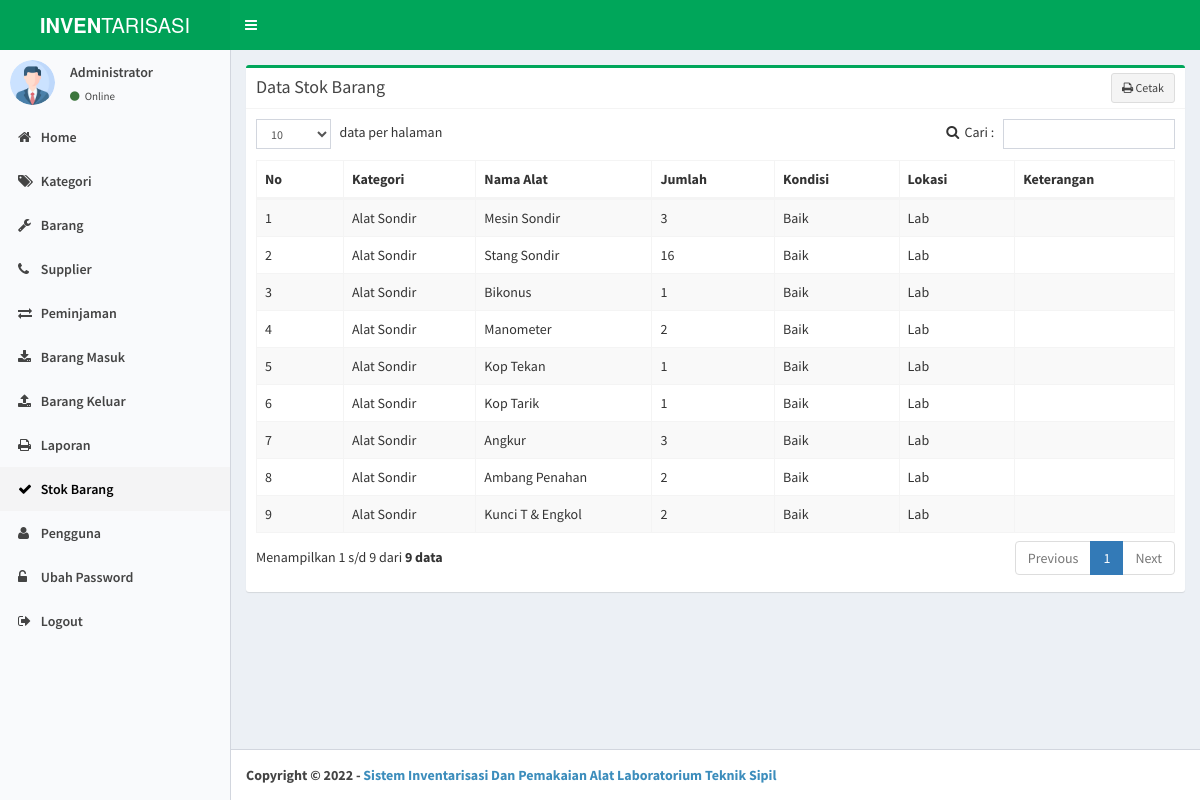
The app's page /index.php?page=stok (signed in) with its own data.
### tables this page shows
CREATE TABLE `barang` (
  `id_barang` int(11) NOT NULL,
  `id_kategori` int(11) DEFAULT NULL,
  `nama_alat` varchar(50) NOT NULL,
  `jumlah_alat` int(11) NOT NULL,
  `kondisi` varchar(30) NOT NULL,
  `lokasi` varchar(30) NOT NULL,
  `keterangan` varchar(100) NOT NULL
);

CREATE TABLE `kategori` (
  `id_kategori` int(11) NOT NULL,
  `nama_kategori` varchar(50) NOT NULL
);

### stok.php (the view, shortened to what this page needs)
<?php
$link_cetak = 'stok_cetak.php';
$list_data = '';
$q = "select * from barang left join kategori on barang.id_kategori=kategori.id_kategori order by id_barang";
$q = mysqli_query($con, $q);
if (mysqli_num_rows($q) > 0) {
    while ($r = mysqli_fetch_array($q)) {
        $list_data .= '
		<tr>
            <td></td>
            <td>' . $r['nama_kategori'] . '</td>
            <td>' . $r['nama_alat'] . '</td>
            <td>' . $r['jumlah_alat'] . '</td>
            <td>' . $r['kondisi'] . '</td>
            <td>' . $r['lokasi'] . '</td>
            <td>' . $r['keterangan'] . '</td>
		</tr>';
    }
}
?>
<div class="box box-success">
    <div class="box-header with-border">
        <h3 class="box-title">Data Stok Barang</h3>
        <div class="box-tools">
            <a href="<?php echo $link_cetak; ?>" class="btn btn-default btn-sm" target="_blank"><i class="fa fa-print"></i> Cetak</a>
        </div>
    </div>
    <div class="box-body">
        <div class="table-responsive">
            <table class="table table-striped table-bordered" id="dataTables1">
                <thead>
                    <tr>
                        <th width="50">No</th>
                        <th>Kategori</th>
                        <th>Nama Alat</th>
                        <th>Jumlah</th>
                        <th>Kondisi</th>
                        <th>Lokasi</th>
                        <th>Keterangan</th>
                    </tr>
                </thead>
                <tbody>
                    <?php echo $list_data; ?>
                </tbody>
            </table>
        </div>
    </div>
</div>

### assets/css/custom.css (style rules this page uses)
.dataTable>thead>tr>th[class*="sort"]:after { content: "" !important; }
.dataTable>thead>tr>th[class*="sort"]:before { content: "" !important; }

### records on screen
barang: id_kategori.nama_kategori "Alat Sondir", nama_alat "Mesin Sondir", jumlah_alat "3", kondisi "Baik", lokasi "Lab"
barang: id_kategori.nama_kategori "Alat Sondir", nama_alat "Stang Sondir", jumlah_alat "16", kondisi "Baik", lokasi "Lab"
barang: id_kategori.nama_kategori "Alat Sondir", nama_alat "Bikonus", jumlah_alat "1", kondisi "Baik", lokasi "Lab"
barang: id_kategori.nama_kategori "Alat Sondir", nama_alat "Manometer", jumlah_alat "2", kondisi "Baik", lokasi "Lab"
barang: id_kategori.nama_kategori "Alat Sondir", nama_alat "Kop Tekan", jumlah_alat "1", kondisi "Baik", lokasi "Lab"
barang: id_kategori.nama_kategori "Alat Sondir", nama_alat "Kop Tarik", jumlah_alat "1", kondisi "Baik", lokasi "Lab"
barang: id_kategori.nama_kategori "Alat Sondir", nama_alat "Angkur", jumlah_alat "3", kondisi "Baik", lokasi "Lab"
barang: id_kategori.nama_kategori "Alat Sondir", nama_alat "Ambang Penahan", jumlah_alat "2", kondisi "Baik", lokasi "Lab"
barang: id_kategori.nama_kategori "Alat Sondir", nama_alat "Kunci T & Engkol", jumlah_alat "2", kondisi "Baik", lokasi "Lab"

### other values on screen
$_SESSION['nama_lengkap'] "Administrator"
